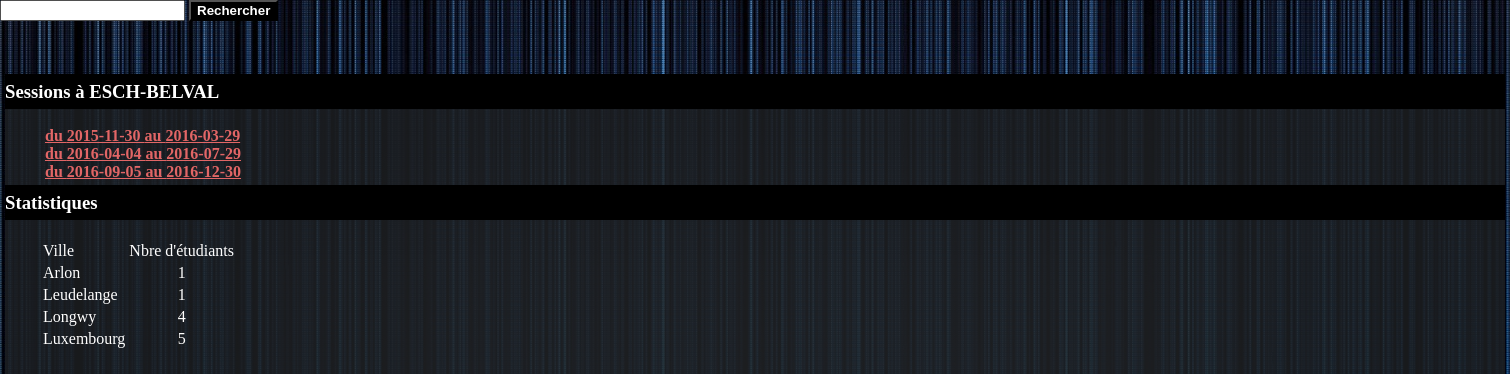
The page / on the database its author committed.
### tables this page shows
CREATE TABLE `session` (
  `ses_id` int(10) UNSIGNED NOT NULL,
  `tra_id` int(10) UNSIGNED NOT NULL,
  `ses_opening` date DEFAULT NULL,
  `ses_ending` date DEFAULT NULL,
  `ses_nb_students` tinyint(3) UNSIGNED DEFAULT NULL,
  `ses_nb_trainers` tinyint(3) UNSIGNED DEFAULT NULL,
  `ses_inserted` datetime DEFAULT NULL,
  `ses_updated` datetime DEFAULT NULL
);

### index.php (called while the page is built, shortened)
<?php
require 'inc/db.php';
$sql='
	SELECT ses_opening, ses_ending, ses_id
	FROM session
';
$pdoStatement = $pdo->query($sql);
if ($pdoStatement === false){
}
else{
	$sessionList = $pdoStatement->fetchAll();
}
$sqlStat='
	SELECT COUNT(stu_id) AS nbStudent, city.cit_name
	FROM student
	INNER JOIN city ON city.cit_id = student.cit_id
	GROUP BY cit_name
';
$pdoStatement = $pdo->query($sqlStat);
if ($pdoStatement === false){
}
else{
	$statList = $pdoStatement->fetchAll();
}
?>
<?php
require 'inc/header.php';
require 'inc/index_view.php';
require 'inc/footer.php';

### inc/index_view.php (the view)
<h3>Sessions à ESCH-BELVAL</h3>
<ul>
<?php foreach ($sessionList as $key => $value) : ?>
	<li><a href="list.php?ses_id=<?= $value['ses_id'] ?>">du <?= $value['ses_opening'] ?> au <?= $value['ses_ending'] ?></a>
	</li>
<?php endforeach; ?>
</ul>
<h3>Statistiques</h3>
<table>
	<thead>
		<tr>
			<td>Ville</td>
			<td>Nbre d'étudiants</td>
		</tr>
	</thead>
	<tbody>
<?php foreach ($statList as $key => $value) : ?>
	<tr>
		<td class="td1"><?=$value['cit_name']?></td>
		<td class="td2"><?=$value['nbStudent']?></td>
	</tr>
<?php endforeach; ?>
	</tbody>
</table>

### inc/header.php (style rules this page uses)
html, body { font-family: :Tahoma, Verdana, sans-serif; color:white; font-weight: 700; margin: 0; padding:0; background: url(img/backgroundstile.jpg) no-repeat center fixed; -webkit-background-size: cover; background-size: cover; }
li a { color:#e26666; }
h3 { background:rgba(0, 0, 0, 1); line-height: 35px; }
ul { list-style: none; margin-bottom: -15px; }
table { text-align: left; margin-left: 35px; }
.td2 { text-align:center; }

### rows shown on the page
session: ses_opening "2015-11-30", ses_ending "2016-03-29"
session: ses_opening "2016-04-04", ses_ending "2016-07-29"
session: ses_opening "2016-09-05", ses_ending "2016-12-30"

### other values the page prints
$value['cit_name'] "Arlon"
$value['nbStudent'] "1"
$value['cit_name'] "Leudelange"
$value['cit_name'] "Longwy"
$value['nbStudent'] "4"
$value['cit_name'] "Luxembourg"
$value['nbStudent'] "5"
